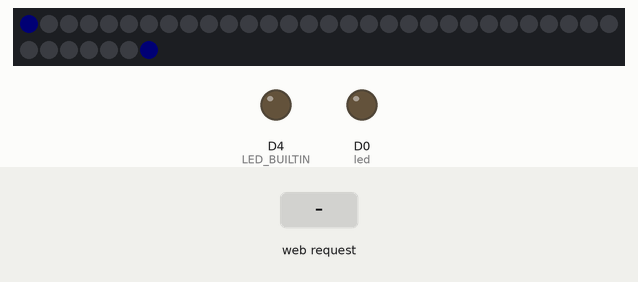
Recording of a sketch running on a simulated ESP8266 (Wemos D1 mini). Shown: 37 RGB LEDs in strip order, left to right, continuing on the next row, output pins drawn as LEDs (lit = HIGH, except the on-board LED, lit = LOW). The test bench sets the inputs (shaded band). Dim RGB values are drawn brighter than linear; WiFi joins after 1.5 s; servers stay silent unless stated; random numbers use the default seed unless the sketch sets one; what the sketch prints to the serial monitor is not drawn.

Above: at 2.6 s.
4.8 s: HTTP request GET /turnOn received
At 6.3 s:
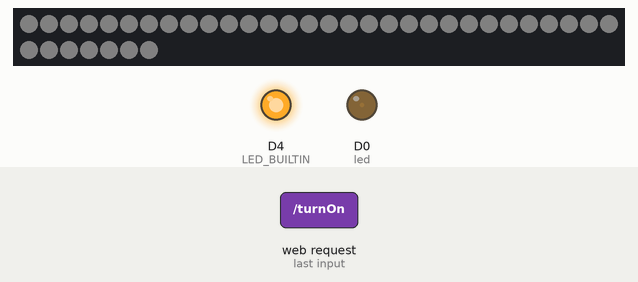
6.7 s: HTTP request GET /random received
At 8.3 s:
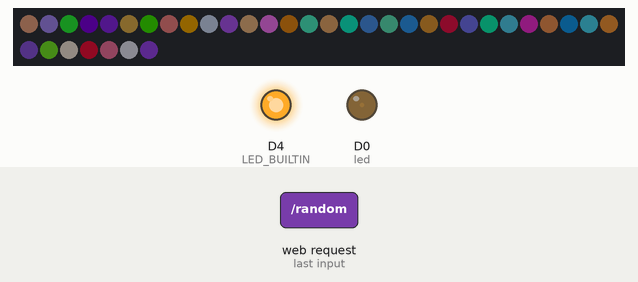
8.6 s: HTTP request GET /turnOff received
At 8.75 s:
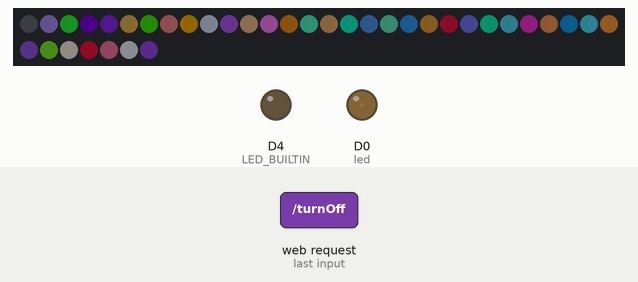
10.5 s: HTTP request GET /blinker received
At 12.56 s:
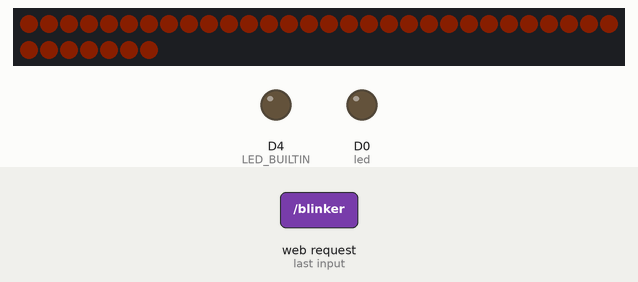
13.5 s: HTTP request GET /random received
At 14.9 s:
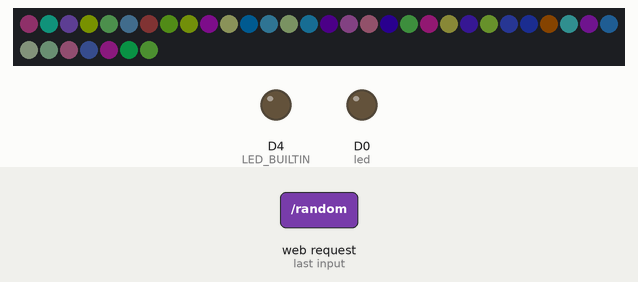
15.4 s: HTTP request GET /rgb received
At 15.75 s:
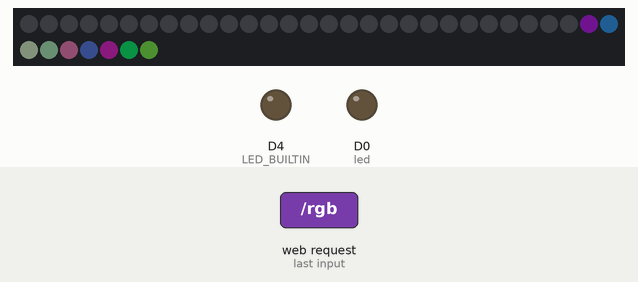
Timing chart, 0 to 18.3 s (numbered marks = the images above; inputs shaded):
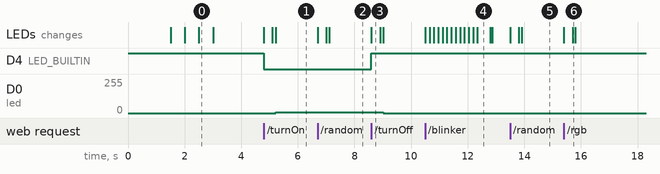

Measured:
- after the input at 4.8 s, D4 (LED_BUILTIN): HIGH → LOW at once; D0 (led): 0/255 → 5/255 after 0.41 s; the LEDs: first change at once (image 1 shows a later state)
- after the input at 6.7 s, the LEDs: first change at once (image 2 shows a later state)
- after the input at 8.6 s, D4 (LED_BUILTIN): LOW → HIGH at once; D0 (led): 5/255 → 0/255 after 0.41 s; the LEDs: change at once (image 3)
- after the input at 10.5 s, the LEDs: first change at once (image 4 shows a later state)
- after the input at 13.5 s, the LEDs: first change at once (image 5 shows a later state)
- after the input at 15.4 s, the LEDs: first change at once (image 6 shows a later state)

The sketch:

custom_RGBW_LED_strip.ino
```cpp
// custom HTTP server controlling RGB strip and 4000k LED strip with simple MOSFET driver
#include <ESP8266WebServer.h>
#include <Adafruit_NeoPixel.h>

// custom pins definition
#define PIN_LED             D2
#define WIFI_SSID           "IoT"
#define WIFI_PASSWORD       "qSUpFC3XyLSLabgQ"


// number of RGB leds in the custom strip
int leds = 37;

//  server will run on something like 192.168.2.xxx port 80
ESP8266WebServer server(80);

// RGB LED library to control the individually addressable RGB pixels
Adafruit_NeoPixel pixels = Adafruit_NeoPixel(leds, PIN_LED, NEO_GRB + NEO_KHZ800);


int r = 0;
int g = 0;
int b = 0;
int white = 0;
int limit = 80; // at 80 the max current draw does not go above 500mA - limit of D1 mini usb port
int pixelTestAnimationDelay = 500;


int led = D0;           // the PWM pin the LED is attached to
int brightness = 0;    // how bright the LED is
int fadeAmount = 1;    // how many points to fade the LED by

boolean fadeIn = true;


void setup(void) {
  // serial monitor will use 115200 baud
  Serial.begin(115200);

  // setup all IO pins
  pinMode(led, OUTPUT);
  pinMode(LED_BUILTIN, OUTPUT);

  // onboard LED works on inverted logic - in this case HIGH is off, LOW is on
  digitalWrite(LED_BUILTIN, HIGH);

  // setup wifi mode, network name and password
  WiFi.mode(WIFI_STA);
  WiFi.begin(WIFI_SSID, WIFI_PASSWORD);
  Serial.println("");

  // wait for wifi to connect
  while (WiFi.status() != WL_CONNECTED) {
    delay(500);
    Serial.print(".");
  }
  Serial.println("");
  Serial.print("Connected to ");
  Serial.println(WIFI_SSID);
  Serial.print("IP address: ");
  Serial.println(WiFi.localIP());

  // available endpoints
  server.on("/", handleRoot);
  server.on("/turnOff", handleTurnOff);
  server.on("/turnOn", handleTurnOn);
  server.on("/rgb", handleRgb);
  server.on("/rgbSimple", handleRgbSimple);
  server.on("/random", handleRandom);
  server.on("/blinker", handleBlinker);
  server.on("/flash", handleFlash);
  server.onNotFound(handleNotFound);

  // start the http server
  server.begin();
  Serial.println("HTTP server started");

  // start RGB LED
  pixels.begin();

  // run initial test
  runPixelTest();
  runLedFadeTest();
}


void loop(void) {
  server.handleClient();
}

void runPixelTest() {
  // first and last pixel of the strip will blink with each color
  pixels.setPixelColor(0, pixels.Color(1, 0, 0));
  pixels.setPixelColor(leds - 1, pixels.Color(1, 0, 0));
  pixels.show();
  delay(pixelTestAnimationDelay);
  pixels.setPixelColor(0, pixels.Color(0, 1, 0));
  pixels.setPixelColor(leds - 1, pixels.Color(0, 1, 0));
  pixels.show();
  delay(pixelTestAnimationDelay);
  pixels.setPixelColor(0, pixels.Color(0, 0, 1));
  pixels.setPixelColor(leds - 1, pixels.Color(0, 0, 1));
  pixels.show();
  delay(pixelTestAnimationDelay);
  pixels.setPixelColor(0, pixels.Color(0, 0, 0));
  pixels.setPixelColor(leds - 1, pixels.Color(0, 0, 0));
  pixels.show();
  delay(pixelTestAnimationDelay);
}

void runLedFadeTest() {
  // set the brightness of pin 9:
  for (int i = 0; i > 200; i++) {
    analogWrite(led, brightness);

    // change the brightness for next time through the loop:
    brightness = brightness + fadeAmount;

    // reverse the direction of the fading at the ends of the fade:
    if (brightness <= 0 || brightness >= 255) {
      fadeAmount = -fadeAmount;
    }
    // wait for 30 milliseconds to see the dimming effect
    if (brightness != 0) {
      if (brightness > 100) {
        delay(2);
      } else {
        delay(5);
      }
    } else {
      digitalWrite(led, LOW);
      delay(1000);
    }
  }
}


int checkValue(int value) {
  if (value > limit) {
    return limit;
  }
  if (value < 0) {
    return 0;
  }
  return value;
}


String getButton(String color, String function) {
  String text = "";
  String url = "";
  int value = 0;

  if (function == String("+")) {
    if (color == String("R")) {
      value = checkValue(r + 1);
      url = getUrl(value, g, b);
    } else if (color == String("G")) {
      value = checkValue(g + 1);
      url = getUrl(r, value, b);
    } else if (color == String("B")) {
      value = checkValue(b + 1);
      url = getUrl(r, g, value);
    }

    text = String(color) + String(" +1");
  } else {
    if (color == "R") {
      value = checkValue(r - 1);
      url = getUrl(value, g, b);
    } else if (color == String("G")) {
      value = checkValue(g - 1);
      url = getUrl(r, value, b);
    } else if (color == String("B")) {
      value = checkValue(b - 1);
      url = getUrl(r, g, value);
    }

    text = String(color) + String(" -1");
  }

  return textToButton(text, url);
}


String getUrl(int red, int green, int  blue) {
  String localIp = ip2Str(WiFi.localIP());
  return String("http://") + localIp + String("/rgb?r=") + red + String("&g=") + green + String("&b=") + blue;
}


void handleRoot() {
  Serial.println("");
  Serial.println("someone is calling root");

  int httpRequestCode = 200; // OK

  String paragraph = String("<p>");
  String lineBreak = String("<br>");
  String buttons = getButton(String("R"), String("+")) + String(" ")
                   + getButton(String("R"), String("-")) + paragraph
                   + getButton(String("G"), String("+")) + String(" ")
                   + getButton(String("G"), String("-")) + paragraph
                   + getButton(String("B"), String("+")) + String(" ")
                   + getButton(String("B"), String("-")) + paragraph
                   + getButton(String("W"), String("+")) + String(" ")
                   + getButton(String("W"), String("-")) + paragraph;

  String endpoints = textToAhref("/turnOn") + paragraph
                     + textToAhref("/turnOff") + paragraph
                     + textToAhref("/random") + paragraph
                     + textToAhref("/blinker") + paragraph
                     + textToAhref("/flash") + paragraph
                     + textToAhref("/rgb?r=1&g=0&b=0&w=0&leds=37") + paragraph;

  String style = String("<style>body {background-color: black;color: white;}</style>");

  String rgbTextStyle = String("<p style =\"background-color:rgb(") + rgbValue(r) + String(",") + rgbValue(g) + String(",") + rgbValue(b) + String(")\">");

  String title = String("<title>ESP8266 RGB server</title>");
  String head = String("<head>") + style + title + String("</head>");
  String body = String("<body>")
                + String("<h1>") + String("RGB \(") + r  + String(",") + g + String(",") + b + String("\)") + String(" POWER</h1>") + paragraph
                + lineBreak
                + String("This is a super simple website, running on an ESP8266 based micro controller :)") + paragraph
                + String("You can change color of WS2812B LED strip with 37 diodes !") + paragraph
                + String("You an change brightness of 2835 4000k 12B LED strip with PWM dimming using FDP6030BL MOSFET!") + paragraph
                + lineBreak
                + String("<h3>Tap on buttons right here:</h3>") + paragraph + lineBreak
                + rgbTextStyle + String("LED strip length: ") + leds + String("</p>")
                + buttons + paragraph + lineBreak
                + String("Or you call any <b>endpoint</b> via browser or an app:") + paragraph + lineBreak
                + endpoints + paragraph + lineBreak
                + paragraph + lineBreak
                + String("</i></body>");
  String rootContent = String("<html>") + head + body + String("</html>");

  server.send(httpRequestCode, "text/html", rootContent);
}


String rgbValue(int value) {
  return String("") + value * 2;
}


void handleTurnOn() {
  logEndpointMessage("/turnOn");

  int httpRequestCode = 200; // OK
  digitalWrite(LED_BUILTIN, LOW);

  r = 5;
  g = 5;
  b = 5;
  white = 5;

  setStripColor(r, g, b, 10);
  analogWrite(led, white);
  handleRoot();
}


void handleTurnOff() {
  logEndpointMessage("/turnOff");

  int httpRequestCode = 200; // OK
  digitalWrite(LED_BUILTIN, HIGH);

  r = 0;
  g = 0;
  b = 0;
  white = 0;

  setStripColor(r, g, b, 10);
  digitalWrite(led, LOW);
  handleRoot();
}

void handleRgb() {
  handleColorChange(true);
}

void handleRgbSimple() {
  handleColorChange(false);
}


void handleColorChange(boolean showRoot) {
  logEndpointMessage("/rgb");

  if (!showRoot) {
    int httpRequestCode = 200; // OK
    server.send(200, "text/plain", "ok");
  }

  for (int i = 0; i < server.args(); i = i + 1) {
    String argumentName = String(server.argName(i));
    String argumentValue = String(server.arg(i));
    Serial.print(String(i) + " ");  //print id
    Serial.print("\"" + argumentName + "\" ");  //print name
    Serial.println("\"" + argumentValue + "\"");  //print value

    if (argumentName == "r") {
      r = checkValue(server.arg(i).toInt());
    }

    if (argumentName == "g") {
      g = checkValue(server.arg(i).toInt());
    }

    if (argumentName == "b") {
      b = checkValue(server.arg(i).toInt());
    }

    if (argumentName == "w") {
      white = server.arg(i).toInt();
    }

    if (argumentName == "leds") {
      leds = server.arg(i).toInt();
      pixels.updateLength(leds);
    }
  }

  Serial.println(String("White:") + white);
  if (white == 0) {
    digitalWrite(led, LOW);
  } else {

    if (white > 255) {
      white = 255;
    }

    if (white == 255) {
      digitalWrite(led, HIGH);
    } else {
      analogWrite(led, white);
    }
  }


  for (int i = 0; i < leds; i++) {
    pixels.setPixelColor(i, pixels.Color(r, g, b));
    pixels.show();
    delay(10);
  }

  if (showRoot) {
    handleRoot();
  }
}

void handleRandom() {
  logEndpointMessage("/random");

  server.send(200, "text/plain", "ok");
  for (int i = 0; i < leds; i++) {
    pixels.setPixelColor(i, pixels.Color(random(0, 20), random(0, 20), random(0, 20)));
    pixels.show();
    delay(10);
  }
}


void handleBlinker() {
  logEndpointMessage("/blinker");

  int httpRequestCode = 200; // OK
  server.send(httpRequestCode, "text/plain", "ok");

  setStripColor(9, 2, 0, 50);
  delay(400);

  setStripColor(0, 0, 0, 1);
  delay(400);
}


void handleFlash() {
  logEndpointMessage("/flash");

  int httpRequestCode = 200; // OK
  server.send(httpRequestCode, "text/plain", "ok");

  digitalWrite(led, HIGH);
  delay(100);
  digitalWrite(led, white);
}


void handleNotFound() {
  logEndpointMessage("404 - " + server.uri());

  int httpRequestCode = 404; // ERROR
  String message = "File Not Found\n\n";
  message += "URI: ";
  message += server.uri();
  message += "\nMethod: ";
  message += (server.method() == HTTP_GET) ? "GET" : "POST";
  message += "\nArguments: ";
  message += server.args();
  message += "\n";
  for (uint8_t i = 0; i < server.args(); i++) {
    message += " " + server.argName(i) + ": " + server.arg(i) + "\n";
  }
  server.send(httpRequestCode, "text/plain", message);
}


void setStripColor(int r, int g, int b, int pixelAnimationDelay) {
  for (int i = 0; i < leds; i++) {
    pixels.setPixelColor(i, pixels.Color(r, g, b));
    pixels.show();
    delay(pixelAnimationDelay);
  }
}


void logEndpointMessage(String enpointName) {
  Serial.println("---------------------------");
  Serial.println(getClientIp() + " vola " + enpointName);
}


String getClientIp() {
  return server.client().remoteIP().toString();
}


String textToAhref(String text) {
  String ahref = String("<a href=\"") + text + String("\">") + ip2Str(WiFi.localIP()) + text + String("</a>");
  Serial.println(ahref);
  return ahref;
}

String textToButton(String text, String url) {
  String endpointText = ip2Str(WiFi.localIP()) + url;
  String ahref = String("<a href=\"") + url + String("\"><button>   ") + text  + String("   </button></a> ");
  Serial.println(String("Endpoint: ") + endpointText);
  return ahref;
}


String ip2Str(IPAddress ip) {
  String s = "";
  for (int i = 0; i < 4; i++) {
    s += i  ? "." + String(ip[i]) : String(ip[i]);
  }
  return s;
}
```
